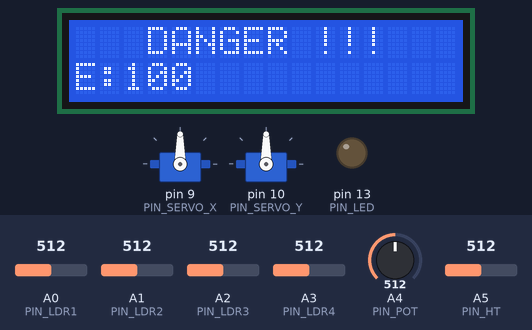
Bench run of a program on a simulated Arduino Uno, built with avr-gcc and run on an emulated ATmega328P. Shown: 16×2 character LCD, 2 × servo, output pins drawn as LEDs (lit = HIGH). The test bench sets the inputs (shaded band); at power-on: A4 (PIN_POT) = 512, A5 (PIN_HT) = 512, A0 (PIN_LDR1) = 512, A1 (PIN_LDR2) = 512, A2 (PIN_LDR3) = 512, A3 (PIN_LDR4) = 512.

Above: at 1.2 s.
1.3 s: A4 (PIN_POT) set to 504
At 3.2 s:
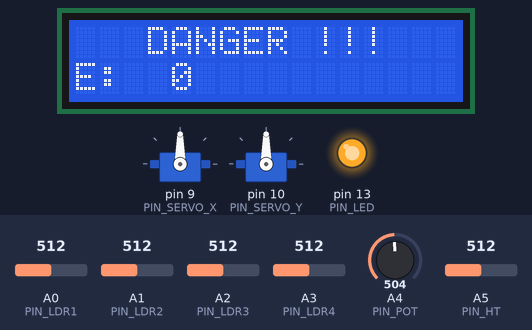
3.5 s: A5 (PIN_HT) set to 418
5.0 s: A5 (PIN_HT) set to 393
At 5.7 s:
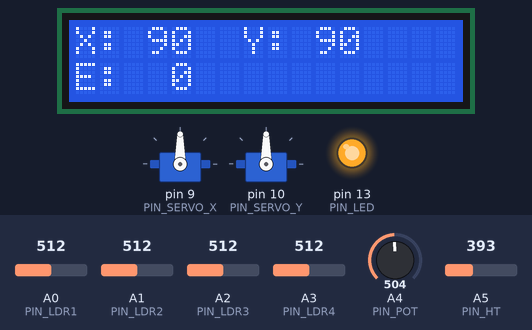
6.5 s: A0 (PIN_LDR1) set to 521
At 7.39 s:
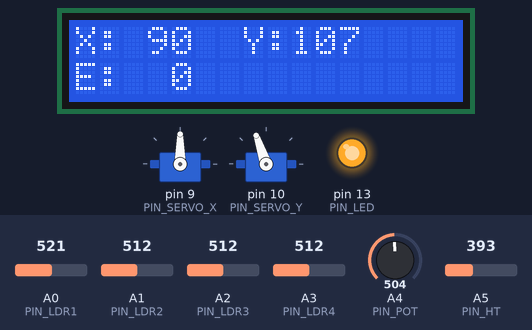
8.6 s: A1 (PIN_LDR2) set to 716
At 9.01 s:
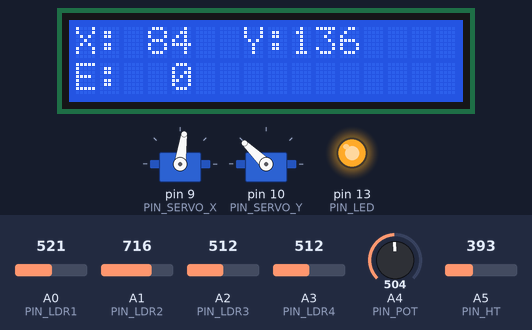
10.8 s: A2 (PIN_LDR3) set to 992
At 11.26 s:
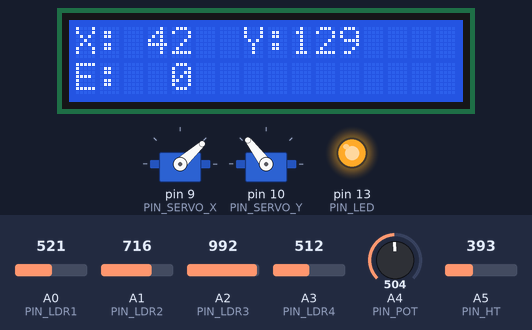
Timing chart, 0 to 16.7 s (numbered marks = the images above; inputs shaded):
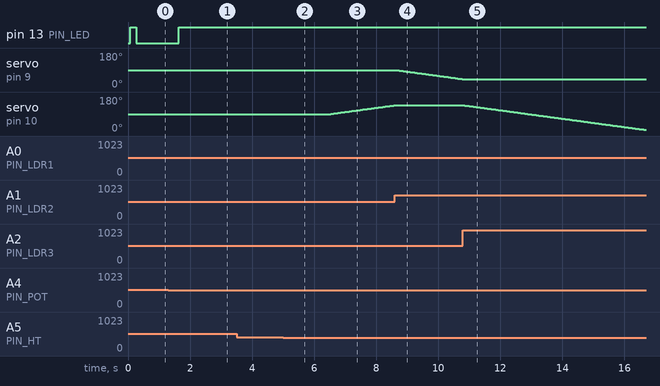

The program:

main.cpp
```cpp
/*
 * File: rtwtypes.h
 *
 * Code generated for Simulink model 'SolarTrackingModel'.
 *
 * Model version                  : 3.2
 * Simulink Coder version         : 9.8 (R2022b) 13-May-2022
 * C/C++ source code generated on : Thu Aug 21 18:53:48 2025
 */

 #ifndef RTWTYPES_H
 #define RTWTYPES_H

 /* Logical type definitions */
 #if (!defined(__cplusplus))
 #ifndef false
 #define false                          (0U)
 #endif

 #ifndef true
 #define true                           (1U)
 #endif
 #endif

 /*=======================================================================*
  * Target hardware information
  *   Device type: Atmel->AVR
  *   Number of bits:     char:   8    short:   16    int:  16
  *                       long:  32
  *                       native word size:   8
  *   Byte ordering: LittleEndian
  *   Signed integer division rounds to: Zero
  *   Shift right on a signed integer as arithmetic shift: on
  *=======================================================================*/

 /*=======================================================================*
  * Fixed width word size data types:                                     *
  *   int8_T, int16_T, int32_T     - signed 8, 16, or 32 bit integers     *
  *   uint8_T, uint16_T, uint32_T  - unsigned 8, 16, or 32 bit integers   *
  *   real32_T, real64_T           - 32 and 64 bit floating point numbers *
  *=======================================================================*/
 typedef signed char int8_T;
 typedef unsigned char uint8_T;
 typedef int int16_T;
 typedef unsigned int uint16_T;
 typedef long int32_T;
 typedef unsigned long uint32_T;
 typedef float real32_T;
 typedef double real64_T;

 /*===========================================================================*
  * Generic type definitions: boolean_T, char_T, byte_T, int_T, uint_T,       *
  *                           real_T, time_T, ulong_T.                        *
  *===========================================================================*/
 typedef double real_T;
 typedef double time_T;
 typedef unsigned char boolean_T;
 typedef int int_T;
 typedef unsigned int uint_T;
 typedef unsigned long ulong_T;
 typedef char char_T;
 typedef unsigned char uchar_T;
 typedef char_T byte_T;

 /*===========================================================================*
  * Complex number type definitions                                           *
  *===========================================================================*/
 #define CREAL_T

 typedef struct {
   real32_T re;
   real32_T im;
 } creal32_T;

 typedef struct {
   real64_T re;
   real64_T im;
 } creal64_T;

 typedef struct {
   real_T re;
   real_T im;
 } creal_T;

 #define CINT8_T

 typedef struct {
   int8_T re;
   int8_T im;
 } cint8_T;

 #define CUINT8_T

 typedef struct {
   uint8_T re;
   uint8_T im;
 } cuint8_T;

 #define CINT16_T

 typedef struct {
   int16_T re;
   int16_T im;
 } cint16_T;

 #define CUINT16_T

 typedef struct {
   uint16_T re;
   uint16_T im;
 } cuint16_T;

 #define CINT32_T

 typedef struct {
   int32_T re;
   int32_T im;
 } cint32_T;

 #define CUINT32_T

 typedef struct {
   uint32_T re;
   uint32_T im;
 } cuint32_T;

 /*=======================================================================*
  * Min and Max:                                                          *
  *   int8_T, int16_T, int32_T     - signed 8, 16, or 32 bit integers     *
  *   uint8_T, uint16_T, uint32_T  - unsigned 8, 16, or 32 bit integers   *
  *=======================================================================*/
 #define MAX_int8_T                     ((int8_T)(127))
 #define MIN_int8_T                     ((int8_T)(-128))
 #define MAX_uint8_T                    ((uint8_T)(255U))
 #define MAX_int16_T                    ((int16_T)(32767))
 #define MIN_int16_T                    ((int16_T)(-32768))
 #define MAX_uint16_T                   ((uint16_T)(65535U))
 #define MAX_int32_T                    ((int32_T)(2147483647L))
 #define MIN_int32_T                    ((int32_T)(-2147483647L-1L))
 #define MAX_uint32_T                   ((uint32_T)(0xFFFFFFFFUL))

 /* Block D-Work pointer type */
 typedef void * pointer_T;

 #endif                                 /* RTWTYPES_H */

 /*
  * File trailer for generated code.
  *
  * [EOF]
  */

 /*
  * File: SolarTrackingModel.h
  *
  * Code generated for Simulink model 'SolarTrackingModel'.
  *
  * Model version                  : 3.3
  * Simulink Coder version         : 9.8 (R2022b) 13-May-2022
  * C/C++ source code generated on : Thu Aug 21 19:00:49 2025
  *
  * Target selection: ert.tlc
  * Embedded hardware selection: Atmel->AVR
  * Code generation objectives: Unspecified
  * Validation result: Not run
  */

 #ifndef RTW_HEADER_SolarTrackingModel_h_
 #define RTW_HEADER_SolarTrackingModel_h_
 #ifndef SolarTrackingModel_COMMON_INCLUDES_
 #define SolarTrackingModel_COMMON_INCLUDES_

 #endif                                 /* SolarTrackingModel_COMMON_INCLUDES_ */


 #ifndef RTW_HEADER_SolarTrackingModel_types_h_
 #define RTW_HEADER_SolarTrackingModel_types_h_
 #endif                              /* RTW_HEADER_SolarTrackingModel_types_h_ */


 /* Block signals and states (default storage) for system '<Root>' */
 typedef struct {
   real_T LDR4;                         /* '<Root>/Chart' */
   real_T LDR3;                         /* '<Root>/Chart' */
   real_T LDR2;                         /* '<Root>/Chart' */
   real_T energy;                       /* '<Root>/Chart' */
   real_T servoX;                       /* '<Root>/Chart' */
   real_T LDR1;                         /* '<Root>/Chart' */
   real_T t;                            /* '<Root>/Chart' */
   real_T servoY;                       /* '<Root>/Chart' */
   real_T temp;                         /* '<Root>/Chart' */
   real_T hum;                          /* '<Root>/Chart' */
   uint8_T is_EnergyLevel;              /* '<Root>/Chart' */
   uint8_T is_DailyCycle;               /* '<Root>/Chart' */
   uint8_T is_EnvMonitoring;            /* '<Root>/Chart' */
   uint8_T is_Safe;                     /* '<Root>/Chart' */
   uint8_T is_active_c3_SolarTrackingModel;/* '<Root>/Chart' */
 } DW_SolarTrackingModel_T;

 /* Block signals and states (default storage) */
 extern DW_SolarTrackingModel_T SolarTrackingModel_DW;

 /* Model entry point functions */
 extern void SolarTrackingModel_initialize(void);
 extern void SolarTrackingModel_step(void);
 extern void SolarTrackingModel_terminate(void);
 extern volatile boolean_T stopRequested;
 extern volatile boolean_T runModel;

 /*-
  * The generated code includes comments that allow you to trace directly
  * back to the appropriate location in the model.  The basic format
  * is <system>/block_name, where system is the system number (uniquely
  * assigned by Simulink) and block_name is the name of the block.
  *
  * Use the MATLAB hilite_system command to trace the generated code back
  * to the model.  For example,
  *
  * hilite_system('<S3>')    - opens system 3
  * hilite_system('<S3>/Kp') - opens and selects block Kp which resides in S3
  *
  * Here is the system hierarchy for this model
  *
  * '<Root>' : 'SolarTrackingModel'
  * '<S1>'   : 'SolarTrackingModel/Chart'
  */
 #endif                                 /* RTW_HEADER_SolarTrackingModel_h_ */

 /*
  * File trailer for generated code.
  *
  * [EOF]
  */


 /*
  * File: SolarTrackingModel.c
  *
  * Code generated for Simulink model 'SolarTrackingModel'.
  *
  * Model version                  : 3.3
  * Simulink Coder version         : 9.8 (R2022b) 13-May-2022
  * C/C++ source code generated on : Thu Aug 21 19:00:49 2025
  *
  * Target selection: ert.tlc
  * Embedded hardware selection: Atmel->AVR
  * Code generation objectives: Unspecified
  * Validation result: Not run
  */


 /* Named constants for Chart: '<Root>/Chart' */
 #define SolarTrackin_IN_NO_ACTIVE_CHILD ((uint8_T)0U)
 #define SolarTrackingModel_IN_Danger   ((uint8_T)1U)
 #define SolarTrackingModel_IN_Day      ((uint8_T)1U)
 #define SolarTrackingModel_IN_Idle     ((uint8_T)1U)
 #define SolarTrackingModel_IN_LowEnergy ((uint8_T)1U)
 #define SolarTrackingModel_IN_MoveDown ((uint8_T)2U)
 #define SolarTrackingModel_IN_MoveLeft ((uint8_T)3U)
 #define SolarTrackingModel_IN_MoveRight ((uint8_T)4U)
 #define SolarTrackingModel_IN_MoveUp   ((uint8_T)5U)
 #define SolarTrackingModel_IN_Night    ((uint8_T)2U)
 #define SolarTrackingModel_IN_Normal   ((uint8_T)2U)
 #define SolarTrackingModel_IN_Safe     ((uint8_T)2U)

 /* Block signals and states (default storage) */
 DW_SolarTrackingModel_T SolarTrackingModel_DW;

 /* Model step function */
 void SolarTrackingModel_step(void)
 {
   /* Chart: '<Root>/Chart' */
   if (SolarTrackingModel_DW.is_active_c3_SolarTrackingModel == 0U) {
     SolarTrackingModel_DW.is_active_c3_SolarTrackingModel = 1U;
     SolarTrackingModel_DW.is_DailyCycle = SolarTrackingModel_IN_Day;
     SolarTrackingModel_DW.energy = SolarTrackingModel_DW.energy + 10.0 <= 100.0 ?
       SolarTrackingModel_DW.energy + 10.0 : 100.0;
     SolarTrackingModel_DW.is_EnergyLevel = SolarTrackingModel_IN_Normal;
     SolarTrackingModel_DW.is_EnvMonitoring = SolarTrackingModel_IN_Safe;
     SolarTrackingModel_DW.is_Safe = SolarTrackingModel_IN_Idle;
   } else {
     if (SolarTrackingModel_DW.is_DailyCycle == SolarTrackingModel_IN_Day) {
       if (SolarTrackingModel_DW.t < 0.0) {
         SolarTrackingModel_DW.is_DailyCycle = SolarTrackingModel_IN_Night;
         SolarTrackingModel_DW.energy = SolarTrackingModel_DW.energy / 1.3 >= 0.0
           ? SolarTrackingModel_DW.energy / 1.3 : 0.0;
       } else {
         SolarTrackingModel_DW.energy = SolarTrackingModel_DW.energy + 10.0 <=
           100.0 ? SolarTrackingModel_DW.energy + 10.0 : 100.0;
       }

       /* case IN_Night: */
     } else if (SolarTrackingModel_DW.t >= 0.0) {
       SolarTrackingModel_DW.is_DailyCycle = SolarTrackingModel_IN_Day;
       SolarTrackingModel_DW.energy = SolarTrackingModel_DW.energy + 10.0 <=
         100.0 ? SolarTrackingModel_DW.energy + 10.0 : 100.0;
     } else {
       SolarTrackingModel_DW.energy = SolarTrackingModel_DW.energy / 1.3 >= 0.0 ?
         SolarTrackingModel_DW.energy / 1.3 : 0.0;
     }

     if (SolarTrackingModel_DW.is_EnergyLevel == SolarTrackingModel_IN_LowEnergy)
     {
       if (SolarTrackingModel_DW.energy >= 20.0) {
         SolarTrackingModel_DW.is_EnergyLevel = SolarTrackingModel_IN_Normal;
       }

       /* case IN_Normal: */
     } else if (SolarTrackingModel_DW.energy < 20.0) {
       SolarTrackingModel_DW.is_EnergyLevel = SolarTrackingModel_IN_LowEnergy;
     }

     if (SolarTrackingModel_DW.is_EnvMonitoring == SolarTrackingModel_IN_Danger)
     {
       if ((SolarTrackingModel_DW.temp <= 40.0) && (SolarTrackingModel_DW.hum <=
            80.0)) {
         SolarTrackingModel_DW.is_EnvMonitoring = SolarTrackingModel_IN_Safe;
         SolarTrackingModel_DW.is_Safe = SolarTrackingModel_IN_Idle;
       } else {
         SolarTrackingModel_DW.servoX = 90.0;
         SolarTrackingModel_DW.servoY = 90.0;
       }

       /* case IN_Safe: */
     } else if ((SolarTrackingModel_DW.temp > 40.0) || (SolarTrackingModel_DW.hum
                 > 80.0)) {
       SolarTrackingModel_DW.is_Safe = SolarTrackin_IN_NO_ACTIVE_CHILD;
       SolarTrackingModel_DW.is_EnvMonitoring = SolarTrackingModel_IN_Danger;
       SolarTrackingModel_DW.servoX = 90.0;
       SolarTrackingModel_DW.servoY = 90.0;
     } else {
       switch (SolarTrackingModel_DW.is_Safe) {
        case SolarTrackingModel_IN_Idle:
         if ((SolarTrackingModel_DW.LDR4 > SolarTrackingModel_DW.LDR1) &&
             (SolarTrackingModel_DW.LDR4 > SolarTrackingModel_DW.LDR2) &&
             (SolarTrackingModel_DW.LDR4 > SolarTrackingModel_DW.LDR3)) {
           SolarTrackingModel_DW.is_Safe = SolarTrackingModel_IN_MoveRight;
           SolarTrackingModel_DW.servoX++;
         } else if ((SolarTrackingModel_DW.LDR2 > SolarTrackingModel_DW.LDR1) &&
                    (SolarTrackingModel_DW.LDR2 > SolarTrackingModel_DW.LDR3) &&
                    (SolarTrackingModel_DW.LDR2 > SolarTrackingModel_DW.LDR4)) {
           SolarTrackingModel_DW.is_Safe = SolarTrackingModel_IN_MoveLeft;
           SolarTrackingModel_DW.servoX--;
         } else if ((SolarTrackingModel_DW.LDR1 > SolarTrackingModel_DW.LDR2) &&
                    (SolarTrackingModel_DW.LDR1 > SolarTrackingModel_DW.LDR3) &&
                    (SolarTrackingModel_DW.LDR1 > SolarTrackingModel_DW.LDR4)) {
           SolarTrackingModel_DW.is_Safe = SolarTrackingModel_IN_MoveUp;
           SolarTrackingModel_DW.servoY++;
         } else if ((SolarTrackingModel_DW.LDR3 > SolarTrackingModel_DW.LDR1) &&
                    (SolarTrackingModel_DW.LDR3 > SolarTrackingModel_DW.LDR2) &&
                    (SolarTrackingModel_DW.LDR3 > SolarTrackingModel_DW.LDR4)) {
           SolarTrackingModel_DW.is_Safe = SolarTrackingModel_IN_MoveDown;
           SolarTrackingModel_DW.servoY--;
         }
         break;

        case SolarTrackingModel_IN_MoveDown:
         if ((SolarTrackingModel_DW.LDR3 <= SolarTrackingModel_DW.LDR2) ||
             (SolarTrackingModel_DW.LDR3 <= SolarTrackingModel_DW.LDR1) ||
             (SolarTrackingModel_DW.LDR3 <= SolarTrackingModel_DW.LDR4)) {
           SolarTrackingModel_DW.is_Safe = SolarTrackingModel_IN_Idle;
         } else {
           SolarTrackingModel_DW.servoY--;
         }
         break;

        case SolarTrackingModel_IN_MoveLeft:
         if ((SolarTrackingModel_DW.LDR2 <= SolarTrackingModel_DW.LDR1) ||
             (SolarTrackingModel_DW.LDR2 <= SolarTrackingModel_DW.LDR3) ||
             (SolarTrackingModel_DW.LDR2 <= SolarTrackingModel_DW.LDR4)) {
           SolarTrackingModel_DW.is_Safe = SolarTrackingModel_IN_Idle;
         } else {
           SolarTrackingModel_DW.servoX--;
         }
         break;

        case SolarTrackingModel_IN_MoveRight:
         if ((SolarTrackingModel_DW.LDR4 <= SolarTrackingModel_DW.LDR2) ||
             (SolarTrackingModel_DW.LDR4 <= SolarTrackingModel_DW.LDR3) ||
             (SolarTrackingModel_DW.LDR4 <= SolarTrackingModel_DW.LDR1)) {
           SolarTrackingModel_DW.is_Safe = SolarTrackingModel_IN_Idle;
         } else {
           SolarTrackingModel_DW.servoX++;
         }
         break;

        default:
         /* case IN_MoveUp: */
         if ((SolarTrackingModel_DW.LDR1 <= SolarTrackingModel_DW.LDR2) ||
             (SolarTrackingModel_DW.LDR1 <= SolarTrackingModel_DW.LDR3) ||
             (SolarTrackingModel_DW.LDR1 <= SolarTrackingModel_DW.LDR4)) {
           SolarTrackingModel_DW.is_Safe = SolarTrackingModel_IN_Idle;
         } else {
           SolarTrackingModel_DW.servoY++;
         }
         break;
       }
     }
   }

   /* End of Chart: '<Root>/Chart' */
 }

 /* Model initialize function */
 void SolarTrackingModel_initialize(void)
 {
   /* SystemInitialize for Chart: '<Root>/Chart' */
   SolarTrackingModel_DW.energy = 1.0;
 }

 /* Model terminate function */
 void SolarTrackingModel_terminate(void)
 {
   /* (no terminate code required) */
 }

 /*
  * File trailer for generated code.
  *
  * [EOF]
  */

#include <Arduino.h>
#include <Servo.h>
#include <LiquidCrystal.h>
#include <Arduino_FreeRTOS.h>
#include <task.h>

// ===== C-linkage for Simulink generated code =====
// extern "C" {
//   #include "SolarTrackingModel.h"
// }

// ==== Pins ====
const uint8_t PIN_LDR1 = A0;
const uint8_t PIN_LDR2 = A1;
const uint8_t PIN_LDR3 = A2;
const uint8_t PIN_LDR4 = A3;
const uint8_t PIN_POT  = A4; // t
const uint8_t PIN_HT   = A5;

const uint8_t PIN_SERVO_X = 9;    // ~D9
const uint8_t PIN_SERVO_Y = 10;   // ~D10
const uint8_t PIN_LED     = 13;   // Energy warning LED

// LCD parallel pins: RS, E, D4, D5, D6, D7
LiquidCrystal lcd(12, 11, 5, 4, 3, 2);


extern DW_SolarTrackingModel_T SolarTrackingModel_DW;
extern void SolarTrackingModel_initialize(void);
extern void SolarTrackingModel_step(void);
extern void SolarTrackingModel_terminate(void);

//compiler
volatile boolean_T stopRequested = false;
volatile boolean_T runModel = true;

// ==== Shared outputs (written by TaskSunTrack, read by others) ====
static volatile int     g_angleX = 90;
static volatile int     g_angleY = 90;
static volatile double  g_energy = 0.0;
static volatile uint8_t g_isSafe = 1;

// ==== Servo objects ====
Servo servoX, servoY;


static inline int clampAngle(double a) {
  if (a < 0)   return 0;
  if (a > 180) return 180;
  return (int)a;
}


void TaskSunTrack(void *pvParams);   // Priority 3
void TaskEnergy(void *pvParams);     // Priority 2
void TaskLCD(void *pvParams);        // Priority 1

void setup() {
  Serial.begin(9600);

  // LCD init
  lcd.begin(16, 2);
  lcd.clear();
  lcd.setCursor(0,0); lcd.print("Solar Tracker");
  lcd.setCursor(0,1); lcd.print("Init...");

  // Servos
  servoX.attach(PIN_SERVO_X);
  servoY.attach(PIN_SERVO_Y);

  pinMode(PIN_LED, OUTPUT);

  // Init Simulink model
  SolarTrackingModel_initialize();
  SolarTrackingModel_DW.servoX = 90.0;
  SolarTrackingModel_DW.servoY = 90.0;
  SolarTrackingModel_DW.energy = 1.0;
  SolarTrackingModel_DW.temp   = 30.0;
  SolarTrackingModel_DW.hum    = 45.0;

  servoX.write(90);
  servoY.write(90);


  xTaskCreate(TaskSunTrack, "SunTrack", 160, NULL, 3, NULL);
  xTaskCreate(TaskEnergy,   "Energy",   120, NULL, 2, NULL);
  xTaskCreate(TaskLCD,      "LCD",      120, NULL, 1, NULL);


}

void loop() {

}

// ====== Task 1: Sensor → Model → Servos ======
void TaskSunTrack(void *pvParams) {
  (void) pvParams;
  const TickType_t period = pdMS_TO_TICKS(50); // ~20Hz
  TickType_t last = xTaskGetTickCount();

  for (;;) {
    // 1) Read sensors
    int l1 = analogRead(PIN_LDR1);
    int l2 = analogRead(PIN_LDR2);
    int l3 = analogRead(PIN_LDR3);
    int l4 = analogRead(PIN_LDR4);
    int p  = analogRead(PIN_POT);
    int ht = analogRead(PIN_HT) / 10;

    // 2) Feed model inputs
    SolarTrackingModel_DW.LDR1 = (double)l1;
    SolarTrackingModel_DW.LDR2 = (double)l2;
    SolarTrackingModel_DW.LDR3 = (double)l3;
    SolarTrackingModel_DW.LDR4 = (double)l4;
    SolarTrackingModel_DW.temp = (double)ht;
    SolarTrackingModel_DW.hum  = (double)ht;

    // t ∈ [-1, +1]
    double t_norm = ((double)p / 1023.0) * 2.0 - 1.0;
    SolarTrackingModel_DW.t = t_norm;

    // 3) Step
    SolarTrackingModel_step();

    // 4) Apply to servos
    int angleX = clampAngle(SolarTrackingModel_DW.servoX);
    int angleY = clampAngle(SolarTrackingModel_DW.servoY);
    servoX.write(angleX);
    servoY.write(angleY);

    // 5) Publish shared values atomically
    taskENTER_CRITICAL();
      g_angleX = angleX;
      g_angleY = angleY;
      g_energy = SolarTrackingModel_DW.energy;

      g_isSafe = SolarTrackingModel_DW.is_Safe;
    taskEXIT_CRITICAL();


    vTaskDelayUntil(&last, period);
  }
}


void TaskEnergy(void *pvParams) {
  (void) pvParams;
  for (;;) {
    double E;
    taskENTER_CRITICAL();
      E = g_energy;
    taskEXIT_CRITICAL();

    if (E < 20.0) digitalWrite(PIN_LED, HIGH);
    else          digitalWrite(PIN_LED, LOW);

    vTaskDelay(pdMS_TO_TICKS(200));
  }
}


void TaskLCD(void *pvParams) {
  (void) pvParams;
  for (;;) {
    int ax, ay;
    uint8_t safeFlag;
    double E;

    taskENTER_CRITICAL();
      ax = g_angleX;
      ay = g_angleY;
      safeFlag = g_isSafe;     // 0 → DANGER
      E  = g_energy;
    taskEXIT_CRITICAL();

    // Line 1
    lcd.setCursor(0,0);
    if (safeFlag == 0) {
      lcd.print("   DANGER !!!   ");
    } else {

      lcd.print("X:");
      if (ax < 100) lcd.print(' ');
      if (ax < 10)  lcd.print(' ');
      lcd.print(ax);
      lcd.print("  Y:");
      if (ay < 100) lcd.print(' ');
      if (ay < 10)  lcd.print(' ');
      lcd.print(ay);
      lcd.print("  ");
    }

    // Line 2: Energy
    lcd.setCursor(0,1);
    lcd.print("E:");
    int Ei = (int)(E + 0.5);
    if (Ei < 100) lcd.print(' ');
    if (Ei < 10)  lcd.print(' ');
    lcd.print(Ei);
    lcd.print("           ");

    vTaskDelay(pdMS_TO_TICKS(120));
  }
}
```

Measured:
- the behaviour switches between 512 and 511 on A4 (PIN_POT) (found by bisection; images 0 and 1)
- the behaviour switches between 410 and 409 on A5 (PIN_HT) (found by bisection; images 1 and 2)
- the behaviour switches between 512 and 513 on A0 (PIN_LDR1) (found by bisection; images 2 and 3)
- after the input at 1.3 s, pin 13 (PIN_LED): LOW → HIGH after 0.33 s; the display: first changes after 0.15 s (image 1 shows a later state)
- after the input at 3.5 s, every drawn part: stays the same
- after the input at 5.0 s, the display: changes after 0.06 s (image 2)
- after the input at 6.5 s, servo on pin 10 (PIN_SERVO_Y): moves from 90° to 136° over 2.0 s, starting at once; the display: first changes after 0.09 s (image 3 shows a later state)
- after the input at 8.6 s, servo on pin 9 (PIN_SERVO_X): moves from 90° to 42° over 2.1 s, starting after 0.06 s; servo on pin 10 (PIN_SERVO_Y): stays 136° (without the input it goes to 137° after 0.01 s)
- after the input at 10.8 s, servo on pin 9 (PIN_SERVO_X): stays 42° (without the input it goes to 41° after 0.02 s); servo on pin 10 (PIN_SERVO_Y): moves from 136° to 6° over 5.8 s, starting after 0.06 s
